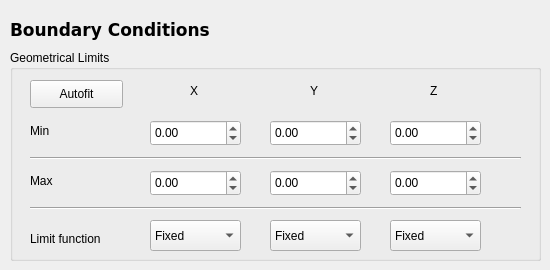
      <widget class="QWidget" name="page_12">
       <widget class="QGroupBox" name="groupBox">
        <property name="geometry">
         <rect>
          <x>10</x>
          <y>50</y>
          <width>531</width>
          <height>211</height>
         </rect>
        </property>
        <property name="title">
         <string>Geometrical Limits</string>
        </property>
        <widget class="QLabel" name="label">
         <property name="geometry">
          <rect>
           <x>20</x>
           <y>70</y>
           <width>41</width>
           <height>21</height>
          </rect>
         </property>
         <property name="text">
          <string>Min</string>
         </property>
        </widget>
        <widget class="Line" name="line_4">
         <property name="geometry">
          <rect>
           <x>20</x>
           <y>100</y>
           <width>491</width>
           <height>16</height>
          </rect>
         </property>
         <property name="orientation">
          <enum>Qt::Horizontal</enum>
         </property>
        </widget>
        <widget class="QLabel" name="label_3">
         <property name="geometry">
          <rect>
           <x>180</x>
           <y>30</y>
           <width>41</width>
           <height>21</height>
          </rect>
         </property>
         <property name="text">
          <string>X</string>
         </property>
        </widget>
        <widget class="QLabel" name="label_4">
         <property name="geometry">
          <rect>
           <x>300</x>
           <y>30</y>
           <width>41</width>
           <height>21</height>
          </rect>
         </property>
         <property name="text">
          <string>Y</string>
         </property>
        </widget>
        <widget class="QLabel" name="label_5">
         <property name="geometry">
          <rect>
           <x>420</x>
           <y>30</y>
           <width>41</width>
           <height>21</height>
          </rect>
         </property>
         <property name="text">
          <string>Z</string>
         </property>
        </widget>
        <widget class="QLabel" name="label_2">
         <property name="geometry">
          <rect>
           <x>20</x>
           <y>120</y>
           <width>41</width>
           <height>21</height>
          </rect>
         </property>
         <property name="text">
          <string>Max</string>
         </property>
        </widget>
        <widget class="Line" name="line_6">
         <property name="geometry">
          <rect>
           <x>20</x>
           <y>150</y>
           <width>491</width>
           <height>16</height>
          </rect>
         </property>
         <property name="orientation">
          <enum>Qt::Horizontal</enum>
         </property>
        </widget>
        <widget class="QPushButton" name="btn_geometry_autofit">
         <property name="geometry">
          <rect>
           <x>20</x>
           <y>30</y>
           <width>93</width>
           <height>28</height>
          </rect>
         </property>
         <property name="text">
          <string>Autofit</string>
         </property>
        </widget>
        <widget class="QComboBox" name="boundary_limit_y">
         <property name="geometry">
          <rect>
           <x>260</x>
           <y>170</y>
           <width>91</width>
           <height>31</height>
          </rect>
         </property>
         <item>
          <property name="text">
           <string>Fixed</string>
          </property>
         </item>
         <item>
          <property name="text">
           <string>Moving</string>
          </property>
         </item>
         <item>
          <property name="text">
           <string>Periodic</string>
          </property>
         </item>
        </widget>
        <widget class="QComboBox" name="boundary_limit_z">
         <property name="geometry">
          <rect>
           <x>380</x>
           <y>170</y>
           <width>91</width>
           <height>31</height>
          </rect>
         </property>
         <item>
          <property name="text">
           <string>Fixed</string>
          </property>
         </item>
         <item>
          <property name="text">
           <string>Moving</string>
          </property>
         </item>
         <item>
          <property name="text">
           <string>Periodic</string>
          </property>
         </item>
        </widget>
        <widget class="QComboBox" name="boundary_limit_x">
         <property name="geometry">
          <rect>
           <x>140</x>
           <y>170</y>
           <width>91</width>
           <height>31</height>
          </rect>
         </property>
         <item>
          <property name="text">
           <string>Fixed</string>
          </property>
         </item>
         <item>
          <property name="text">
           <string>Moving</string>
          </property>
         </item>
         <item>
          <property name="text">
           <string>Periodic</string>
          </property>
         </item>
        </widget>
        <widget class="QLabel" name="label_6">
         <property name="geometry">
          <rect>
           <x>20</x>
           <y>180</y>
           <width>81</width>
           <height>17</height>
          </rect>
         </property>
         <property name="text">
          <string>Limit function</string>
         </property>
        </widget>
        <widget class="QDoubleSpinBox" name="boundary_min_x">
         <property name="geometry">
          <rect>
           <x>140</x>
           <y>70</y>
           <width>91</width>
           <height>26</height>
          </rect>
         </property>
         <property name="minimum">
          <double>-5000.000000000000000</double>
         </property>
         <property name="maximum">
          <double>5000.000000000000000</double>
         </property>
         <property name="singleStep">
          <double>0.100000000000000</double>
         </property>
        </widget>
        <widget class="QDoubleSpinBox" name="boundary_min_y">
         <property name="geometry">
          <rect>
           <x>260</x>
           <y>70</y>
           <width>91</width>
           <height>26</height>
          </rect>
         </property>
         <property name="minimum">
          <double>-5000.000000000000000</double>
         </property>
         <property name="maximum">
          <double>5000.000000000000000</double>
         </property>
         <property name="singleStep">
          <double>0.100000000000000</double>
         </property>
        </widget>
        <widget class="QDoubleSpinBox" name="boundary_min_z">
         <property name="geometry">
          <rect>
           <x>380</x>
           <y>70</y>
           <width>91</width>
           <height>26</height>
          </rect>
         </property>
         <property name="minimum">
          <double>-5000.000000000000000</double>
         </property>
         <property name="maximum">
          <double>5000.000000000000000</double>
         </property>
         <property name="singleStep">
          <double>0.100000000000000</double>
         </property>
        </widget>
        <widget class="QDoubleSpinBox" name="boundary_max_x">
         <property name="geometry">
          <rect>
           <x>140</x>
           <y>120</y>
           <width>91</width>
           <height>26</height>
          </rect>
         </property>
         <property name="minimum">
          <double>-5000.000000000000000</double>
         </property>
         <property name="maximum">
          <double>5000.000000000000000</double>
         </property>
         <property name="singleStep">
          <double>0.100000000000000</double>
         </property>
        </widget>
        <widget class="QDoubleSpinBox" name="boundary_max_y">
         <property name="geometry">
          <rect>
           <x>260</x>
           <y>120</y>
           <width>91</width>
           <height>26</height>
          </rect>
         </property>
         <property name="minimum">
          <double>-5000.000000000000000</double>
         </property>
         <property name="maximum">
          <double>5000.000000000000000</double>
         </property>
         <property name="singleStep">
          <double>0.100000000000000</double>
         </property>
        </widget>
        <widget class="QDoubleSpinBox" name="boundary_max_z">
         <property name="geometry">
          <rect>
           <x>380</x>
           <y>120</y>
           <width>91</width>
           <height>26</height>
          </rect>
         </property>
         <property name="minimum">
          <double>-5000.000000000000000</double>
         </property>
         <property name="maximum">
          <double>5000.000000000000000</double>
         </property>
         <property name="singleStep">
          <double>0.100000000000000</double>
         </property>
        </widget>
       </widget>
       <widget class="QLabel" name="label_18">
        <property name="geometry">
         <rect>
          <x>10</x>
          <y>20</y>
          <width>201</width>
          <height>21</height>
         </rect>
        </property>
        <property name="font">
         <font>
          <family>DejaVu Sans</family>
          <pointsize>13</pointsize>
          <weight>75</weight>
          <bold>true</bold>
         </font>
        </property>
        <property name="text">
         <string>Boundary Conditions</string>
        </property>
        <property name="textFormat">
         <enum>Qt::RichText</enum>
        </property>
       </widget>
      </widget>
